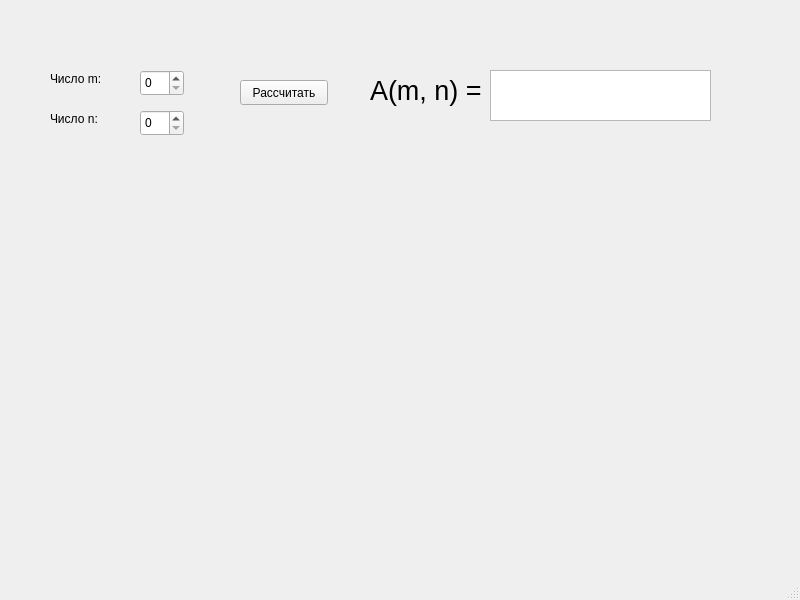
<?xml version="1.0" encoding="UTF-8"?>
<ui version="4.0">
 <class>MainWindow</class>
 <widget class="QMainWindow" name="MainWindow">
  <property name="geometry">
   <rect>
    <x>0</x>
    <y>0</y>
    <width>800</width>
    <height>600</height>
   </rect>
  </property>
  <property name="windowTitle">
   <string>MainWindow</string>
  </property>
  <widget class="QWidget" name="centralwidget">
   <widget class="QSpinBox" name="mSpinBox">
    <property name="geometry">
     <rect>
      <x>140</x>
      <y>70</y>
      <width>44</width>
      <height>26</height>
     </rect>
    </property>
   </widget>
   <widget class="QSpinBox" name="nSpinBox">
    <property name="geometry">
     <rect>
      <x>140</x>
      <y>110</y>
      <width>44</width>
      <height>26</height>
     </rect>
    </property>
   </widget>
   <widget class="QTextBrowser" name="answerBrowser">
    <property name="geometry">
     <rect>
      <x>490</x>
      <y>70</y>
      <width>221</width>
      <height>51</height>
     </rect>
    </property>
    <property name="font">
     <font>
      <family>URW Bookman</family>
      <pointsize>16</pointsize>
     </font>
    </property>
   </widget>
   <widget class="QLabel" name="label">
    <property name="geometry">
     <rect>
      <x>370</x>
      <y>70</y>
      <width>111</width>
      <height>41</height>
     </rect>
    </property>
    <property name="font">
     <font>
      <pointsize>20</pointsize>
     </font>
    </property>
    <property name="text">
     <string>A(m, n) =</string>
    </property>
   </widget>
   <widget class="QLabel" name="label_2">
    <property name="geometry">
     <rect>
      <x>50</x>
      <y>70</y>
      <width>66</width>
      <height>17</height>
     </rect>
    </property>
    <property name="text">
     <string>Число m:</string>
    </property>
   </widget>
   <widget class="QLabel" name="label_3">
    <property name="geometry">
     <rect>
      <x>50</x>
      <y>110</y>
      <width>66</width>
      <height>17</height>
     </rect>
    </property>
    <property name="text">
     <string>Число n:</string>
    </property>
   </widget>
   <widget class="QPushButton" name="evaluateButton">
    <property name="geometry">
     <rect>
      <x>240</x>
      <y>80</y>
      <width>88</width>
      <height>25</height>
     </rect>
    </property>
    <property name="text">
     <string>Рассчитать</string>
    </property>
   </widget>
  </widget>
  <widget class="QMenuBar" name="menubar">
   <property name="geometry">
    <rect>
     <x>0</x>
     <y>0</y>
     <width>800</width>
     <height>22</height>
    </rect>
   </property>
  </widget>
  <widget class="QStatusBar" name="statusbar"/>
 </widget>
 <resources/>
 <connections/>
</ui>
